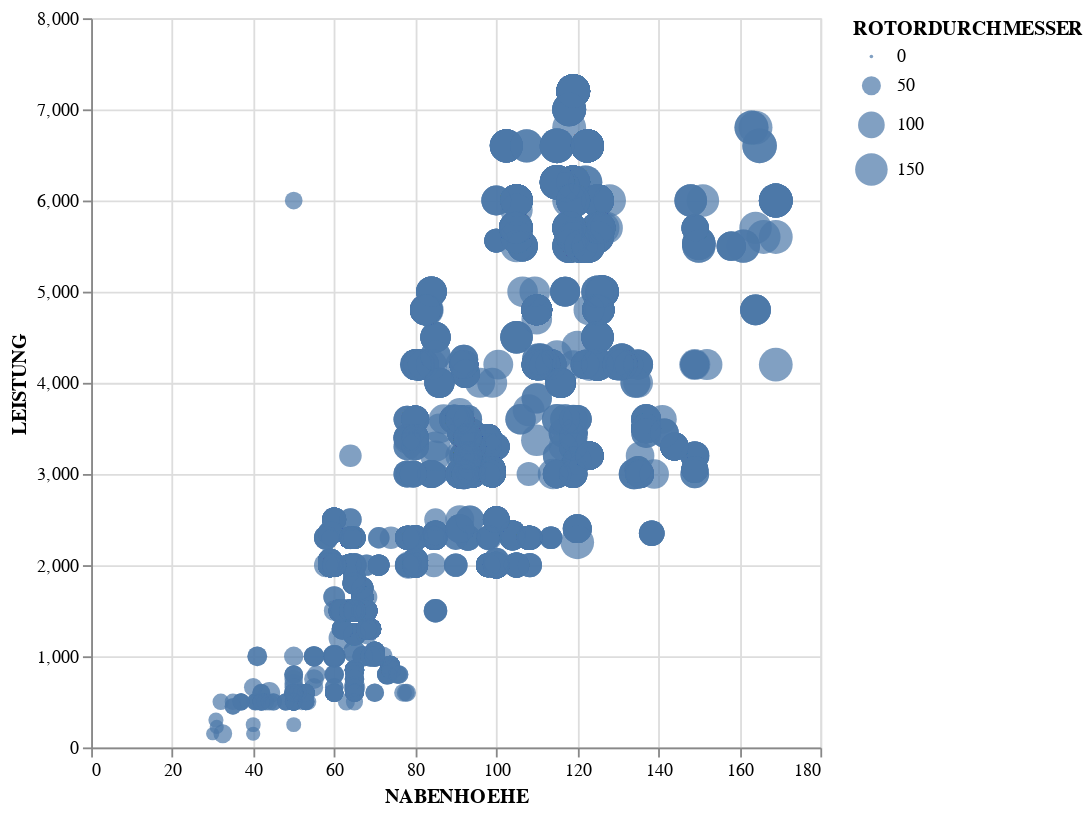

This figure's notebook cell:
### Code cell
chart = alt.Chart(windTurbine).mark_circle(aspect=True).encode(
    x='NABENHOEHE',
    y='LEISTUNG',
    size='ROTORDURCHMESSER',
    tooltip=['NABENHOEHE', 'ROTORDURCHMESSER', 'LEISTUNG']
).properties(
    width=400 ,
    height=400
).interactive()

chart

### Figure 1 — Vega-Lite specification as saved in the notebook (floating-point values rounded to 4 significant figures; data arrays with more than 128 entries replaced by an {"elided": "..."} marker saying what was removed)
{"config": {"view": {"continuousWidth": 300, "continuousHeight": 300}}, "data": {"name": "data-a8cd4426c2fbcceeb47d299200072cee"}, "mark": {"type": "circle", "aspect": true}, "encoding": {"size": {"field": "ROTORDURCHMESSER", "type": "quantitative"}, "tooltip": [{"field": "NABENHOEHE", "type": "quantitative"}, {"field": "ROTORDURCHMESSER", "type": "quantitative"}, {"field": "LEISTUNG", "type": "quantitative"}], "x": {"field": "NABENHOEHE", "type": "quantitative"}, "y": {"field": "LEISTUNG", "type": "quantitative"}}, "height": 400, "params": [{"name": "param_9", "select": {"type": "interval", "encodings": ["x", "y"]}, "bind": "scales"}], "width": 400, "$schema": "https://vega.github.io/schema/vega-lite/v5.15.1.json", "datasets": {"data-a8cd4426c2fbcceeb47d299200072cee": {"elided": "3944 records"}}}
